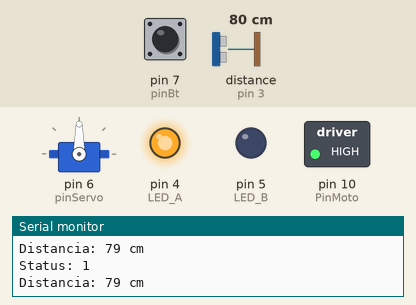
The sketch below on a simulated Arduino Uno, built with avr-gcc and run on an emulated ATmega328P. Parts: servo, switched loads named in the sketch (green lamp = pin HIGH), output pins drawn as LEDs (lit = HIGH), the last lines printed to the serial monitor. Wiring (inferred from the names in the program): ultrasonic range finder: trigger pin 2; echo pin 3. The test bench sets the inputs (shaded band); at power-on: distance to the obstacle (sensor on pin 3) 80 cm, pin 7 (pinBt) HIGH. The echo pulse lasts 58.3 µs per cm; pins used as bus, display or sensor lines are not drawn.

Above: at 1.3 s.
1.4 s: distance to the obstacle (sensor on pin 3) set to 96 cm
2.9 s: distance to the obstacle (sensor on pin 3) set to 105 cm
At 3.8 s:
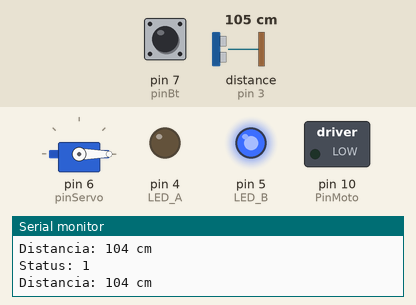
4.5 s: distance to the obstacle (sensor on pin 3) set to 35 cm
At 5.6 s:
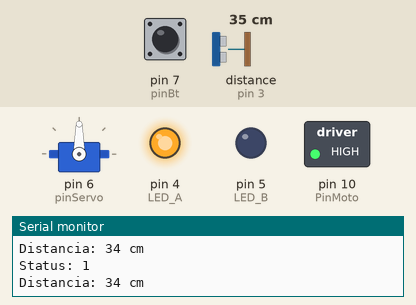
6.0 s: distance to the obstacle (sensor on pin 3) set to 120 cm
At 7.3 s:
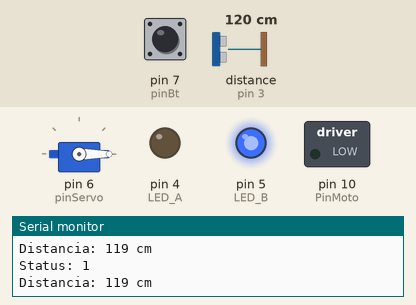
Timing chart, 0 to 8.5 s (numbered marks = the images above; inputs shaded):
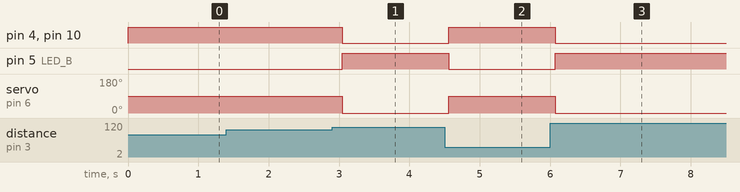

Measured:
- the behaviour switches between 100 and 101 cm on distance to the obstacle (sensor on pin 3) (found by bisection; images 0 and 1)
- after the input at 2.9 s, pin 4 (LED_A), pin 10 (PinMoto): HIGH → LOW after 0.14 s; pin 5 (LED_B): LOW → HIGH after 0.14 s; servo on pin 6 (pinServo): 90° → 0° after 0.14 s
- after the input at 4.5 s, pin 4 (LED_A), pin 10 (PinMoto): LOW → HIGH after 0.06 s; pin 5 (LED_B): HIGH → LOW after 0.06 s; servo on pin 6 (pinServo): 0° → 90° after 0.06 s
- after the input at 6.0 s, pin 4 (LED_A), pin 10 (PinMoto): HIGH → LOW after 0.08 s; pin 5 (LED_B): LOW → HIGH after 0.08 s; servo on pin 6 (pinServo): 90° → 0° after 0.08 s

The sketch:

code.ino
```cpp
/*
	Projeto: Modelo de servo para portão
	Projestista:William Colasso Pereira
    Cliente: Senai-Timbó
    Turma:AI PSII
    Data:09/07/24-Versão: 1.5


	Resumo: Confecção de um portão automático por distância de um sensor.
    		O sensor usado foi um HC-SR04 e de motor, um micro servo.
*/


#include <Servo.h>		//Inclui biblioteca do servo
//Definição de constantes
#define pinServo 6					//Define o pino do servo
#define reto_Ang 90  				//Definição de um angulo reto(90 graus)
#define inicial_Ang 0				//Define o angulo incial do servo
#define disancia_Atv 100			//Define a distância de ativação do servo-sensor
#define pingOut 2 					//Define uma porta do servo
#define pingInp 3					//Define uma porta do servo
#define LED_A 4						//Define a porta do LED A
#define LED_B 5						//Define a porta do LED B
#define PinMoto 10					//Define o pino do motor
#define pinBt	7					//Define o pino relacionado ao botão
//Definição de vaiáveis e objtos
Servo meuServo;						//Define o objeto do Servo
long duration;						//Duração do pulso de som
int distance;						//Distância que um objeto está do sensor
int delay_reset = 500;
bool statusBt = LOW;				//Variavel para o status do botão

void setup() {						//Função Setup
  Serial.begin(9600); 				//Taxa em bps do monitor serial
  meuServo.attach(pinServo);		//Porta do servo 3
  pinMode(LED_A,OUTPUT);			//Define a porta do LED A como saída
  pinMode(LED_B,OUTPUT);			//Define a porta do LED B como saída
  pinMode(pingOut,INPUT);
  pinMode(PinMoto, OUTPUT);
  pinMode(pinBt, INPUT);			//O pino do botão será de entrada de sinal

}

void loop() {
  									// Configura o pino como saída para enviar o pulso
  pinMode(pingOut, OUTPUT);			//Define a porta para a saída do som
  digitalWrite(pingOut, HIGH);		//Envia um pulso alto para a posta do sensor
  delayMicroseconds(5);				//Delay de 10 microssegundos
  digitalWrite(pingOut, LOW);		//Reseta o sensor


  duration = pulseIn(pingInp, HIGH);//Mede o tempo até que a porta fique HIGH novamente


  distance = duration *0.01715;		// Calcula a distância em centímetros

  statusBt = digitalRead(pinBt);
  Serial.print("Status: ");
  Serial.print(statusBt);
  Serial.println("");


  Serial.print("Distancia: ");		// Imprime a distância no monitor serial
  Serial.print(distance);			// Imprime a distância no monitor serial
  Serial.println(" cm");			// Imprime a distância no monitor serial


  if(statusBt==LOW){
   abrirPortao();
    delay(10000);
  }

  else if(distance<disancia_Atv){		//Se a distância for menor que o estabelecido
    abrirPortao();

  }else{							//Senão for menor que o estabelecido
    fecharPortao();
  }


  delay(delay_reset);				// Pausa por "delay_reset" ms
}

void abrirPortao(){
  	digitalWrite(LED_A,HIGH);		//Pulso alto na porta do LED de abertura
    digitalWrite(LED_B,LOW);		//Pulso alto na porta do LED de fechamento
    meuServo.write(reto_Ang);		//Mudando o angulo do servo para 90
 	digitalWrite(PinMoto, HIGH);
}

void fecharPortao(){
  	digitalWrite(LED_A,LOW);		//Pulso baixo na porta do LED de abertura
    digitalWrite(LED_B,HIGH);		//Pulso baixo na porta do LED de abertura
   	meuServo.write(inicial_Ang); 	//Define o angulo atual para 0
    digitalWrite(PinMoto, LOW);
}


	//FIM DA PROGRAMAÇÃO
```
